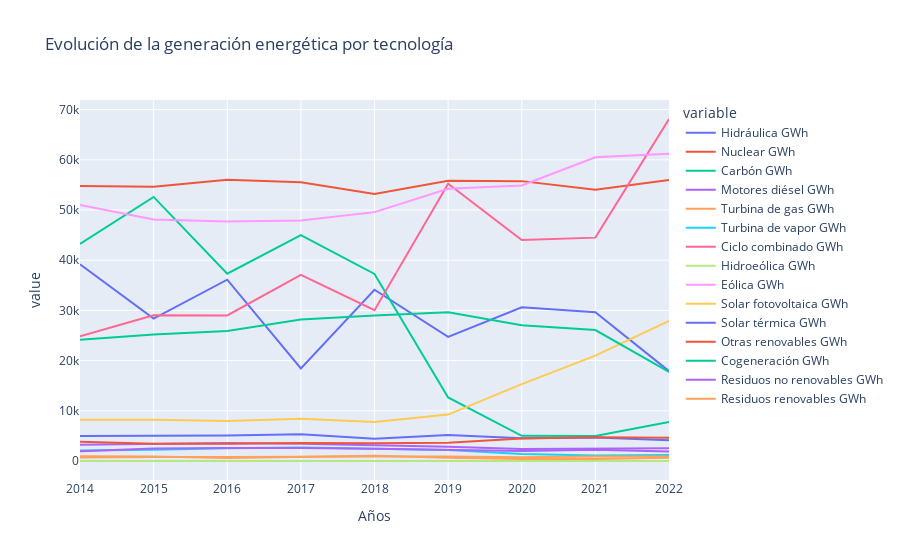

Write notebook code for a chart like this one.
### Markdown cell above
**EVOLUCIÓN DE LA GENERACIÓN ENERGÉTICA POR TECNOLOGÍA**

### Code cell
px.line(data_frame = generacion,
        x = "Años",
        y = generacion.columns[1:],
        title = "Evolución de la generación energética por tecnología")

### Figure 1 — Plotly figure (JSON) as saved in the notebook; plotly's stock layout.template omitted (floating-point values rounded to 4 significant figures)
{"data": [{"hovertemplate": "variable=Hidráulica GWh<br>Años=%{x}<br>value=%{y}<extra></extra>", "legendgroup": "Hidráulica GWh", "line": {"color": "#636efa", "dash": "solid"}, "marker": {"symbol": "circle"}, "mode": "lines", "name": "Hidráulica GWh", "orientation": "v", "showlegend": true, "type": "scatter", "x": [2014, 2015, 2016, 2017, 2018, 2019, 2020, 2021, 2022], "xaxis": "x", "y": [39180.0, 28380.0, 36110.0, 18450.0, 34120.0, 24720.0, 30630.0, 29630.0, 17910.0], "yaxis": "y"}, {"hovertemplate": "variable=Nuclear GWh<br>Años=%{x}<br>value=%{y}<extra></extra>", "legendgroup": "Nuclear GWh", "line": {"color": "#EF553B", "dash": "solid"}, "marker": {"symbol": "circle"}, "mode": "lines", "name": "Nuclear GWh", "orientation": "v", "showlegend": true, "type": "scatter", "x": [2014, 2015, 2016, 2017, 2018, 2019, 2020, 2021, 2022], "xaxis": "x", "y": [54780.0, 54660.0, 56020.0, 55540.0, 53200.0, 55820.0, 55760.0, 54040.0, 55980.0], "yaxis": "y"}, {"hovertemplate": "variable=Carbón GWh<br>Años=%{x}<br>value=%{y}<extra></extra>", "legendgroup": "Carbón GWh", "line": {"color": "#00cc96", "dash": "solid"}, "marker": {"symbol": "circle"}, "mode": "lines", "name": "Carbón GWh", "orientation": "v", "showlegend": true, "type": "scatter", "x": [2014, 2015, 2016, 2017, 2018, 2019, 2020, 2021, 2022], "xaxis": "x", "y": [43250.0, 52620.0, 37310.0, 45020.0, 37280.0, 12670.0, 5021.0, 4983.0, 7765.0], "yaxis": "y"}, {"hovertemplate": "variable=Motores diésel GWh<br>Años=%{x}<br>value=%{y}<extra></extra>", "legendgroup": "Motores diésel GWh", "line": {"color": "#ab63fa", "dash": "solid"}, "marker": {"symbol": "circle"}, "mode": "lines", "name": "Motores diésel GWh", "orientation": "v", "showlegend": true, "type": "scatter", "x": [2014, 2015, 2016, 2017, 2018, 2019, 2020, 2021, 2022], "xaxis": "x", "y": [3227.0, 3345.0, 3602.0, 3456.0, 3178.0, 2836.0, 2399.0, 2517.0, 2548.0], "yaxis": "y"}, {"hovertemplate": "variable=Turbina de gas GWh<br>Años=%{x}<br>value=%{y}<extra></extra>", "legendgroup": "Turbina de gas GWh", "line": {"color": "#FFA15A", "dash": "solid"}, "marker": {"symbol": "circle"}, "mode": "lines", "name": "Turbina de gas GWh", "orientation": "v", "showlegend": true, "type": "scatter", "x": [2014, 2015, 2016, 2017, 2018, 2019, 2020, 2021, 2022], "xaxis": "x", "y": [947.0, 915.8, 616.0, 871.2, 1049.0, 670.5, 406.6, 423.6, 657.5], "yaxis": "y"}, {"hovertemplate": "variable=Turbina de vapor GWh<br>Años=%{x}<br>value=%{y}<extra></extra>", "legendgroup": "Turbina de vapor GWh", "line": {"color": "#19d3f3", "dash": "solid"}, "marker": {"symbol": "circle"}, "mode": "lines", "name": "Turbina de vapor GWh", "orientation": "v", "showlegend": true, "type": "scatter", "x": [2014, 2015, 2016, 2017, 2018, 2019, 2020, 2021, 2022], "xaxis": "x", "y": [2071.0, 2223.0, 2536.0, 2674.0, 2455.0, 2189.0, 1388.0, 1108.0, 1207.0], "yaxis": "y"}, {"hovertemplate": "variable=Ciclo combinado GWh<br>Años=%{x}<br>value=%{y}<extra></extra>", "legendgroup": "Ciclo combinado GWh", "line": {"color": "#FF6692", "dash": "solid"}, "marker": {"symbol": "circle"}, "mode": "lines", "name": "Ciclo combinado GWh", "orientation": "v", "showlegend": true, "type": "scatter", "x": [2014, 2015, 2016, 2017, 2018, 2019, 2020, 2021, 2022], "xaxis": "x", "y": [24830.0, 29030.0, 29010.0, 37070.0, 30040.0, 55240.0, 44020.0, 44500.0, 68140.0], "yaxis": "y"}, {"hovertemplate": "variable=Hidroeólica GWh<br>Años=%{x}<br>value=%{y}<extra></extra>", "legendgroup": "Hidroeólica GWh", "line": {"color": "#B6E880", "dash": "solid"}, "marker": {"symbol": "circle"}, "mode": "lines", "name": "Hidroeólica GWh", "orientation": "v", "showlegend": true, "type": "scatter", "x": [2014, 2015, 2016, 2017, 2018, 2019, 2020, 2021, 2022], "xaxis": "x", "y": [0.89, 8.21, 17.89, 20.23, 23.66, 23.25, 19.54, 23.1, 22.88], "yaxis": "y"}, {"hovertemplate": "variable=Eólica GWh<br>Años=%{x}<br>value=%{y}<extra></extra>", "legendgroup": "Eólica GWh", "line": {"color": "#FF97FF", "dash": "solid"}, "marker": {"symbol": "circle"}, "mode": "lines", "name": "Eólica GWh", "orientation": "v", "showlegend": true, "type": "scatter", "x": [2014, 2015, 2016, 2017, 2018, 2019, 2020, 2021, 2022], "xaxis": "x", "y": [51030.0, 48120.0, 47700.0, 47910.0, 49580.0, 54250.0, 54910.0, 60530.0, 61190.0], "yaxis": "y"}, {"hovertemplate": "variable=Solar fotovoltaica GWh<br>Años=%{x}<br>value=%{y}<extra></extra>", "legendgroup": "Solar fotovoltaica GWh", "line": {"color": "#FECB52", "dash": "solid"}, "marker": {"symbol": "circle"}, "mode": "lines", "name": "Solar fotovoltaica GWh", "orientation": "v", "showlegend": true, "type": "scatter", "x": [2014, 2015, 2016, 2017, 2018, 2019, 2020, 2021, 2022], "xaxis": "x", "y": [8208.0, 8244.0, 7977.0, 8398.0, 7766.0, 9252.0, 15300.0, 20980.0, 27900.0], "yaxis": "y"}, {"hovertemplate": "variable=Solar térmica GWh<br>Años=%{x}<br>value=%{y}<extra></extra>", "legendgroup": "Solar térmica GWh", "line": {"color": "#636efa", "dash": "solid"}, "marker": {"symbol": "circle"}, "mode": "lines", "name": "Solar térmica GWh", "orientation": "v", "showlegend": true, "type": "scatter", "x": [2014, 2015, 2016, 2017, 2018, 2019, 2020, 2021, 2022], "xaxis": "x", "y": [4959.0, 5085.0, 5071.0, 5348.0, 4424.0, 5166.0, 4538.0, 4706.0, 4123.0], "yaxis": "y"}, {"hovertemplate": "variable=Otras renovables GWh<br>Años=%{x}<br>value=%{y}<extra></extra>", "legendgroup": "Otras renovables GWh", "line": {"color": "#EF553B", "dash": "solid"}, "marker": {"symbol": "circle"}, "mode": "lines", "name": "Otras renovables GWh", "orientation": "v", "showlegend": true, "type": "scatter", "x": [2014, 2015, 2016, 2017, 2018, 2019, 2020, 2021, 2022], "xaxis": "x", "y": [3816.0, 3433.0, 3426.0, 3610.0, 3557.0, 3618.0, 4482.0, 4720.0, 4657.0], "yaxis": "y"}, {"hovertemplate": "variable=Cogeneración GWh<br>Años=%{x}<br>value=%{y}<extra></extra>", "legendgroup": "Cogeneración GWh", "line": {"color": "#00cc96", "dash": "solid"}, "marker": {"symbol": "circle"}, "mode": "lines", "name": "Cogeneración GWh", "orientation": "v", "showlegend": true, "type": "scatter", "x": [2014, 2015, 2016, 2017, 2018, 2019, 2020, 2021, 2022], "xaxis": "x", "y": [24150.0, 25200.0, 25910.0, 28210.0, 29010.0, 29620.0, 27030.0, 26090.0, 17750.0], "yaxis": "y"}, {"hovertemplate": "variable=Residuos no renovables GWh<br>Años=%{x}<br>value=%{y}<extra></extra>", "legendgroup": "Residuos no renovables GWh", "line": {"color": "#ab63fa", "dash": "solid"}, "marker": {"symbol": "circle"}, "mode": "lines", "name": "Residuos no renovables GWh", "orientation": "v", "showlegend": true, "type": "scatter", "x": [2014, 2015, 2016, 2017, 2018, 2019, 2020, 2021, 2022], "xaxis": "x", "y": [1966.0, 2480.0, 2607.0, 2608.0, 2435.0, 2222.0, 2016.0, 2239.0, 1900.0], "yaxis": "y"}, {"hovertemplate": "variable=Residuos renovables GWh<br>Años=%{x}<br>value=%{y}<extra></extra>", "legendgroup": "Residuos renovables GWh", "line": {"color": "#FFA15A", "dash": "solid"}, "marker": {"symbol": "circle"}, "mode": "lines", "name": "Residuos renovables GWh", "orientation": "v", "showlegend": true, "type": "scatter", "x": [2014, 2015, 2016, 2017, 2018, 2019, 2020, 2021, 2022], "xaxis": "x", "y": [678.1, 818.0, 785.4, 877.0, 874.1, 889.8, 725.6, 877.9, 877.7], "yaxis": "y"}], "layout": {"legend": {"title": {"text": "variable"}, "tracegroupgap": 0}, "title": {"text": "Evolución de la generación energética por tecnología"}, "xaxis": {"anchor": "y", "domain": [0, 1], "title": {"text": "Años"}}, "yaxis": {"anchor": "x", "domain": [0, 1], "title": {"text": "value"}}}}
